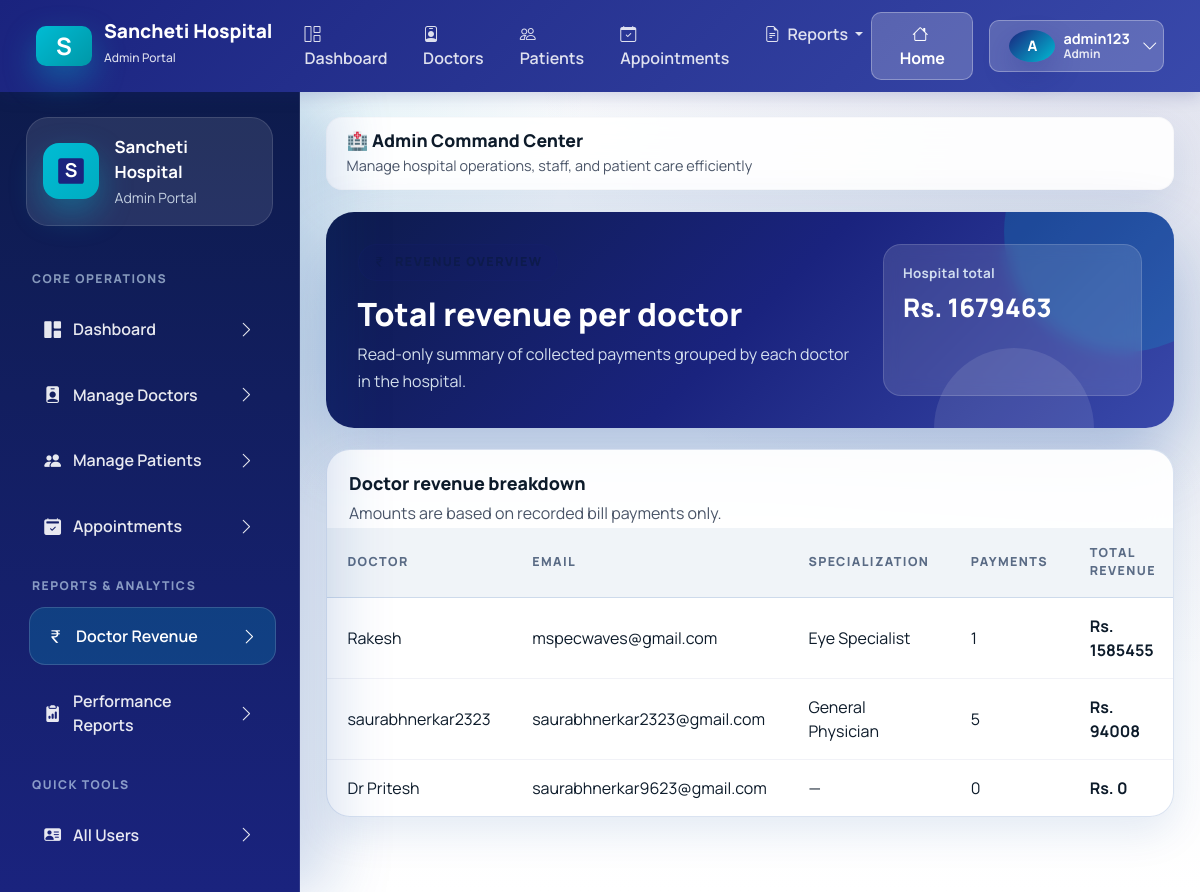
The page /adminpanel/reports/revenue/ (signed in) on the database its author committed.
### accounts/models.py (models this page shows, shortened)
class CustomUser(AbstractUser):
    ROLE_CHOICES = (
        ("admin", "Admin"),
        ("doctor", "Doctor"),
        ("patient", "Patient"),
    )
    username = models.CharField(max_length=150, unique=True, blank=True, null=True)
    email = models.EmailField(unique=True)
    role = models.CharField(max_length=10, choices=ROLE_CHOICES, default="patient")
    education = models.CharField(max_length=200, blank=True, null=True)
    experience = models.IntegerField(blank=True, null=True)
    bio = models.TextField(blank=True, null=True)
    fees = models.DecimalField(max_digits=8, decimal_places=2, blank=True, null=True)
    specialization = models.ForeignKey(
        "Specialization",
        on_delete=models.SET_NULL,
        null=True,
        blank=True
    )
    is_email_verified = models.BooleanField(default=False)
    email_verification_token = models.UUIDField(default=uuid.uuid4, editable=False, null=True, blank=True)
    USERNAME_FIELD = "email"
    REQUIRED_FIELDS = []
    objects = CustomUserManager()

class Specialization(models.Model):
    title = models.CharField(max_length=100, unique=True)

### adminpanel/views.py (the view)
# urls.py: path("reports/revenue/", views.doctor_revenue_report, name="doctor_revenue_report"),
@login_required
@user_passes_test(is_admin)
def doctor_revenue_report(request):
    doctors = CustomUser.objects.filter(role="doctor").order_by("email")
    doctor_revenues = []
    for doctor in doctors:
        payments = Payment.objects.filter(bill__doctor=doctor)
        total_revenue = payments.aggregate(total=Sum("amount_paid"))["total"] or 0
        doctor_revenues.append(
            {
                "doctor": doctor,
                "total_revenue": total_revenue,
                "payments_count": payments.count(),
            }
        )
    doctor_revenues.sort(key=lambda item: item["total_revenue"], reverse=True)
    hospital_total = Payment.objects.aggregate(total=Sum("amount_paid"))["total"] or 0
    return render(
        request,
        "adminpanel/doctor_revenue_report.html",
        {
            "doctor_revenues": doctor_revenues,
            "hospital_total": hospital_total,
        },
    )

### adminpanel/views.py (called while the page is built)
def is_admin(user):
    return user.role == "admin"

### adminpanel/templates/adminpanel/doctor_revenue_report.html (shortened to what this page needs)
{% extends "base.html" %}
{% block content %}
<section class="page-hero">
    <div>
        <span class="eyebrow">
            <i class="bi bi-currency-rupee"></i>
        </span>
        <h2>Total revenue per doctor</h2>
        <p>Read-only summary of collected payments grouped by each doctor in the hospital.</p>
    </div>
    <div class="page-hero-side">
        <div class="mini-stat">
            <span class="mini-stat-label">Hospital total</span>
            <span class="mini-stat-value">Rs. {{ hospital_total }}</span>
        </div>
    </div>
</section>
<section class="table-card">
    <div class="table-toolbar">
        <div>
            <h3 class="table-title">Doctor revenue breakdown</h3>
            <p class="table-copy">Amounts are based on recorded bill payments only.</p>
        </div>
    </div>
    <div class="table-responsive">
        <table class="app-table">
            <thead>
                <tr>
                    <th>Doctor</th>
                    <th>Email</th>
                    <th>Specialization</th>
                    <th>Payments</th>
                    <th>Total Revenue</th>
                </tr>
            </thead>
            <tbody>
                {% for row in doctor_revenues %}
                <tr>
                    <td>{{ row.doctor.get_full_name|default:row.doctor.username }}</td>
                    <td>{{ row.doctor.email }}</td>
                    <td>{{ row.doctor.specialization.title|default:"—" }}</td>
                    <td>{{ row.payments_count }}</td>
                    <td><strong>Rs. {{ row.total_revenue }}</strong></td>
                </tr>
                {% endfor %}
            </tbody>
        </table>
    </div>
</section>
{% endblock %}

### templates/base.html (shortened to what this page needs)
{% load static %}
<!DOCTYPE html>
<html lang="en">
<head>
    <link href="https://cdn.jsdelivr.net/npm/bootstrap@5.3.3/dist/css/bootstrap.min.css" rel="stylesheet">
    <link rel="stylesheet" href="https://cdn.jsdelivr.net/npm/bootstrap-icons@1.11.3/font/bootstrap-icons.min.css">
    <link rel="stylesheet" href="{% static 'css/healthcare-ui.css' %}">
</head>
<body>
    {% if request.user.is_authenticated %}
    <nav class="navbar navbar-expand-lg classic-navbar">
        <div class="container-fluid">
            <a class="navbar-brand" href="{% url 'accounts:home' %}">
                <div class="brand-icon">S</div>
                <div>
                    <div style="line-height: 1;">Sancheti Hospital</div>
                    <small style="font-size: 0.75rem; opacity: 0.85; font-weight: 500;">{{ request.user.role|title }} Portal</small>
                </div>
            </a>
            <div class="collapse navbar-collapse" id="navbarNav">
                <ul class="navbar-nav me-auto mb-2 mb-lg-0 ms-4">
                    {% if request.user.role == "admin" %}
                    <li class="nav-item">
                        <a class="nav-link {% if request.resolver_match.url_name == 'dashboard' and request.resolver_match.namespace == 'adminpanel' %}active{% endif %}" href="{% url 'adminpanel:dashboard' %}">
                            <i class="bi bi-grid-1x2 me-1"></i> Dashboard
                        </a>
                    </li>
                    <li class="nav-item">
                        <a class="nav-link {% if request.resolver_match.url_name == 'doctors_list' %}active{% endif %}" href="{% url 'adminpanel:doctors_list' %}">
                            <i class="bi bi-person-badge me-1"></i> Doctors
                        </a>
                    </li>
                    <li class="nav-item">
                        <a class="nav-link {% if request.resolver_match.url_name == 'patients_list' %}active{% endif %}" href="{% url 'adminpanel:patients_list' %}">
                            <i class="bi bi-people me-1"></i> Patients
                        </a>
                    </li>
                    <li class="nav-item">
                        <a class="nav-link {% if request.resolver_match.url_name == 'appointments' %}active{% endif %}" href="{% url 'adminpanel:appointments' %}">
                            <i class="bi bi-calendar-check me-1"></i> Appointments
                        </a>
                    </li>
                    <li class="nav-item dropdown">
                        <a class="nav-link dropdown-toggle" href="#" role="button" data-bs-toggle="dropdown" aria-expanded="false">
                            <i class="bi bi-file-earmark-text me-1"></i> Reports
                        </a>
                    </li>
                    {% endif %}
                </ul>
                <div class="d-flex align-items-center gap-3">
                    <a class="btn btn-navbar" href="{% url 'accounts:home' %}">
                        <i class="bi bi-house me-1"></i> Home
                    </a>
                    <div class="dropdown">
                        <button class="btn btn-navbar d-flex align-items-center gap-2" type="button" id="userDropdown" data-bs-toggle="dropdown" aria-expanded="false">
                            <div class="avatar-badge" style="width: 32px; height: 32px; font-size: 0.9rem;">{{ request.user.username|first|upper }}</div>
                            <div class="d-none d-md-block text-start" style="line-height: 1.1;">
                                <div style="font-size: 0.9rem; font-weight:700;">{{ request.user.username }}</div>
                                <div style="font-size:0.75rem; opacity:0.85;">{{ request.user.role|title }}</div>
                            </div>
                            <i class="bi bi-chevron-down ms-1"></i>
                        </button>
                    </div>
                </div>
            </div>
        </div>
    </nav>
    <div class="app-shell app-shell-with-top-nav">
        <aside class="app-sidebar d-none d-xl-flex flex-column" data-sidebar>
            <div class="sidebar-brand">
                <div class="brand-icon">
                    <svg width="32" height="32" viewBox="0 0 100 100" fill="none" xmlns="http://www.w3.org/2000/svg">
                        <rect x="10" y="10" width="80" height="80" rx="8" fill="#1a237e"/>
                        <text x="50" y="70" font-size="60" font-weight="bold" fill="white" text-anchor="middle">S</text>
                    </svg>
                </div>
                <div class="brand-copy">
                    <strong>Sancheti Hospital</strong>
                    <span class="text-capitalize">{{ request.user.role }} Portal</span>
                </div>
            </div>
            {% if request.user.role == "admin" %}
            <div class="sidebar-section-label">Core Operations</div>
            <nav class="sidebar-nav">
                <a class="sidebar-link {% if request.resolver_match.namespace == 'adminpanel' and request.resolver_match.url_name == 'dashboard' %}active{% endif %}" href="{% url 'adminpanel:dashboard' %}">
                    <span><i class="bi bi-grid-1x2-fill"></i> Dashboard</span>
                    <i class="bi bi-chevron-right"></i>
                </a>
                <a class="sidebar-link {% if request.resolver_match.namespace == 'adminpanel' and request.resolver_match.url_name == 'doctors_list' %}active{% endif %}" href="{% url 'adminpanel:doctors_list' %}">
                    <span><i class="bi bi-person-badge-fill"></i> Manage Doctors</span>
                    <i class="bi bi-chevron-right"></i>
                </a>
                <a class="sidebar-link {% if request.resolver_match.namespace == 'adminpanel' and request.resolver_match.url_name == 'patients_list' %}active{% endif %}" href="{% url 'adminpanel:patients_list' %}">
                    <span><i class="bi bi-people-fill"></i> Manage Patients</span>
                    <i class="bi bi-chevron-right"></i>
                </a>
                <a class="sidebar-link {% if request.resolver_match.namespace == 'adminpanel' and request.resolver_match.url_name == 'appointments' %}active{% endif %}" href="{% url 'adminpanel:appointments' %}">
                    <span><i class="bi bi-calendar2-check-fill"></i> Appointments</span>
                    <i class="bi bi-chevron-right"></i>
                </a>
            </nav>
            <div class="sidebar-section-label">Reports & Analytics</div>
            <nav class="sidebar-nav">
                <a class="sidebar-link {% if request.resolver_match.namespace == 'adminpanel' and request.resolver_match.url_name == 'doctor_revenue_report' %}active{% endif %}" href="{% url 'adminpanel:doctor_revenue_report' %}">
                    <span><i class="bi bi-currency-rupee"></i> Doctor Revenue</span>
                    <i class="bi bi-chevron-right"></i>
                </a>
                <a class="sidebar-link {% if request.resolver_match.namespace == 'adminpanel' and request.resolver_match.url_name == 'doctor_report' %}active{% endif %}" href="{% url 'adminpanel:doctor_report' %}">
                    <span><i class="bi bi-clipboard2-data-fill"></i> Performance Reports</span>
                    <i class="bi bi-chevron-right"></i>
                </a>
            </nav>
            <div class="sidebar-section-label">Quick Tools</div>
            <nav class="sidebar-nav">
                <a class="sidebar-link {% if request.resolver_match.namespace == 'adminpanel' and request.resolver_match.url_name == 'registered_users' %}active{% endif %}" href="{% url 'adminpanel:registered_users' %}">
                    <span><i class="bi bi-person-vcard-fill"></i> All Users</span>
                    <i class="bi bi-chevron-right"></i>
                </a>
                <a class="sidebar-link {% if request.resolver_match.namespace == 'adminpanel' and request.resolver_match.url_name == 'search_doctor' %}active{% endif %}" href="{% url 'adminpanel:search_doctor' %}">
                    <span><i class="bi bi-search"></i> Search Doctors</span>
                    <i class="bi bi-chevron-right"></i>
                </a>
            </nav>
            {% endif %}
        </aside>
        <main class="content-area">
            <div class="topbar d-none d-xl-block" style="border-radius: 16px; padding: 0.75rem 1.25rem; background: rgba(255,255,255,0.9); border:1px solid rgba(203, 208, 210, 0.1);">
                <div class="topbar-copy">
                    <h1 style="font-size: 1.1rem;">
                        {% if request.user.role == "admin" %}🏥 Admin Command Center{% endif %}
                    </h1>
                    <p style="font-size: 0.9rem;">
                        {% if request.user.role == "admin" %}Manage hospital operations, staff, and patient care efficiently{% endif %}
                    </p>
                </div>
            </div>
            <div class="page-stack">
                {% block content %}{% endblock %}
            </div>
        </main>
    </div>
    {% endif %}
</body>
</html>

### templates/base.html (style rules this page uses)
.classic-navbar { background: linear-gradient(135deg, #1a237e 0%, #3949ab 100%); box-shadow: 0 4px 16px rgba(26, 35, 126, 0.2); padding: 0.75rem 1.5rem; position: sticky; top: 0; z-index: 1050; }
.classic-navbar .navbar-brand { display: flex; align-items: center; gap: 12px; color: white !important; font-weight: 800; font-size: 1.2rem; }
.classic-navbar .brand-icon { width: 40px; height: 40px; border-radius: 10px; background: linear-gradient(135deg, #00bcd4 0%, #0097a7 100%); display: grid; place-items: center; font-weight: bold; font-size: 1.5rem; color: white; }
.classic-navbar .nav-link { color: rgba(255,255,255,0.85) !important; font-weight: 600; padding: 0.5rem 1rem; transition: all 0.2s ease; }
.classic-navbar .btn-navbar { background: rgba(255,255,255,0.2); border: 1px solid rgba(255,255,255,0.3); color: white; font-weight: 700; border-radius: 10px; padding: 0.55rem 1.2rem; transition: all 0.2s ease; }
.app-shell-with-top-nav { padding-top: 0; }

### rows shown on the page
CustomUser: user.role "Admin", user.username|first "A", user.username "admin123"
CustomUser: doctor.get_full_name "Rakesh", doctor.email "mspecwaves@gmail.com", doctor.specialization "Eye Specialist", payments_count "1", total_revenue "1585455"
CustomUser: doctor.get_full_name "saurabhnerkar2323", doctor.email "saurabhnerkar2323@gmail.com", doctor.specialization "General Physician", payments_count "5", total_revenue "94008"
CustomUser: doctor.get_full_name "Dr Pritesh", doctor.email "saurabhnerkar9623@gmail.com", doctor.specialization "—", payments_count "0", total_revenue "0"

### other values the page prints
{{ hospital_total }} "1679463"
